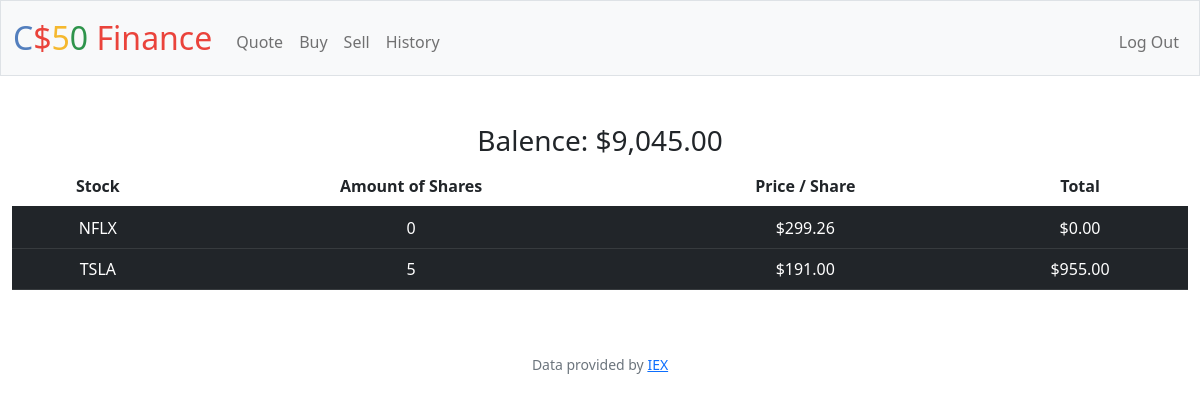
Screenshot of / (signed in) with the database file from the repository.
### tables this page shows
CREATE TABLE 'Purchases' ('symbol' TEXT, 'shares' INTEGER, 'price' REAL, 'id'  INTEGER PRIMARY KEY  , 'user_id' INTEGER, 'type' TEXT);

### app.py (the view)
@app.route("/")
@login_required
def index():
    user_id = session["user_id"]
    purchases_db = db.execute("SELECT symbol, SUM(SHARES) AS shares, price FROM purchases WHERE user_id = ? GROUP BY symbol", user_id)
    print(purchases_db)
    total = db.execute("SELECT SUM(price) AS total FROM purchases WHERE user_id = ?", user_id)
    total = total[0]['total']
    cash_db = db.execute("SELECT cash FROM users WHERE id = ?", user_id)
    cash = usd(cash_db[0]["cash"])
    return render_template("index.html", database=purchases_db, cash=cash, total=total)

### app.py (called while the page is built)
@app.after_request
def after_request(response):
    response.headers["Cache-Control"] = "no-cache, no-store, must-revalidate"
    response.headers["Expires"] = 0
    response.headers["Pragma"] = "no-cache"
    return response

### helpers.py (called while the page is built)
def login_required(f):
    @wraps(f)
    def decorated_function(*args, **kwargs):
        if session.get("user_id") is None:
            return redirect("/login")
        return f(*args, **kwargs)
    return decorated_function

def usd(value):
    return f"${value:,.2f}"

### templates/index.html (shortened to what this page needs)
{% extends "layout.html" %}
{% block main %}
<h3>Balence: {{ cash }} </h3>
<div class="section" >
 <table class="table table-striped-columns">
    <thead>
        <tr>
            <th scope="col">Stock</th>
            <th cope="col">Amount of Shares</th>
            <th scope="col">Price / Share</th>
            <th scope="col">Total</th>
        </tr>
    </thead>
    <tbody>
        {% for row in database %}
        <tr class="table-dark">
            <td class="table-dark"> {{ row["symbol"] }} </td>
            <td class="table-dark"> {{ row["shares"] }} </td>
            <td class="table-dark"> {{ row["price"] | usd }} </td>
            <td class="table-dark"> {{ (row["shares"] * row["price"]) | usd }} </td>
          </tr>
        {% endfor %}
    </tbody>
    </table>
 </div>
{% endblock %}

### rows the page displays
Purchases: symbol "TSLA", shares "5", price "$191.00", shares "$955.00"

### other values shown
{{ cash }} "$9,045.00"
{{ row["symbol"] }} "NFLX"
{{ row["shares"] }} "0"
{{ row["price"] | usd }} "$299.26"
{{ (row["shares"] * row["price"]) | usd }} "$0.00"
